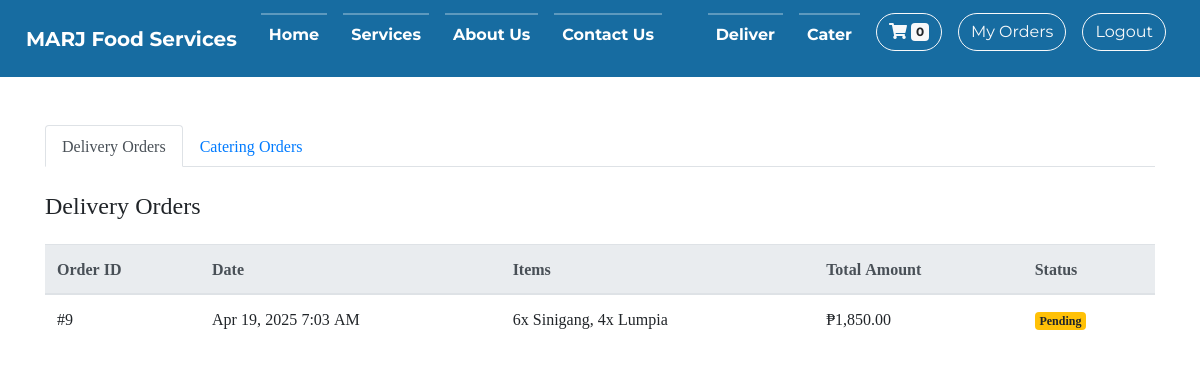
Page /modules/orders.php (signed in) on the earlier database version.
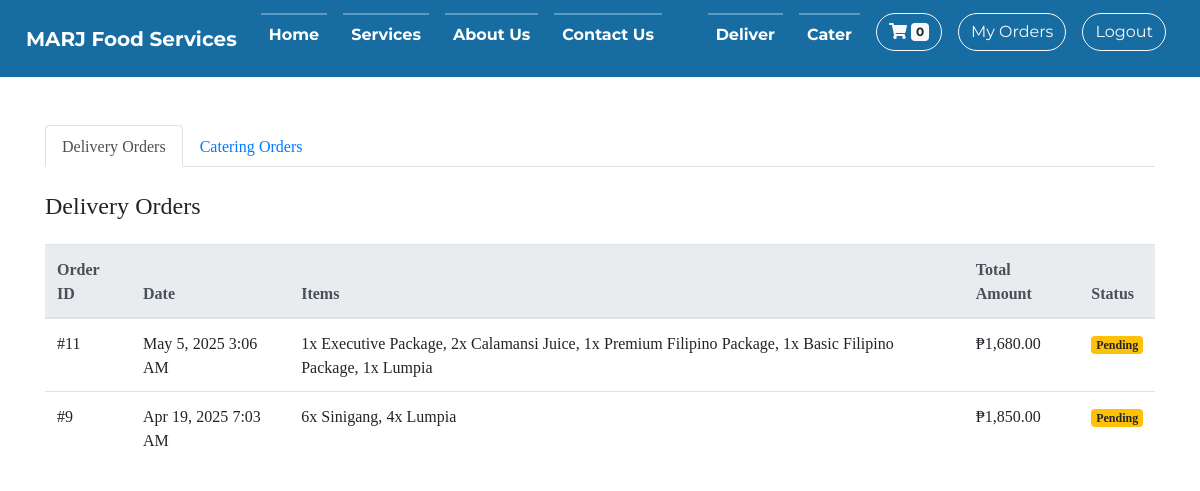
Same page on the later database version.
### tables this page shows
CREATE TABLE IF NOT EXISTS `orders` (
  `order_id` int NOT NULL AUTO_INCREMENT,
  `user_id` int NOT NULL,
  `full_name` varchar(255) NOT NULL,
  `phone` varchar(20) NOT NULL,
  `address` text NOT NULL,
  `notes` text,
  `payment_method` varchar(50) NOT NULL,
  `total_amount` decimal(10,2) NOT NULL,
  `delivery_fee` decimal(10,2) NOT NULL DEFAULT '50.00',
  `status` varchar(20) NOT NULL DEFAULT 'pending',
  `created_at` timestamp NULL DEFAULT CURRENT_TIMESTAMP,
  PRIMARY KEY (`order_id`)
);

### modules/orders.php (the view, shortened to what this page needs)
<!DOCTYPE html>
<html lang="en">
    <head>
        <link rel="stylesheet" href="https://maxcdn.bootstrapcdn.com/bootstrap/4.5.2/css/bootstrap.min.css">
        <link rel="stylesheet" href="https://cdnjs.cloudflare.com/ajax/libs/font-awesome/5.15.3/css/all.min.css">
        <link rel="stylesheet" href="<?php echo BASE_URL; ?>/vendor/style1.css">
    </head>
    <body>
        <?php include("navigation.php"); ?>
        <main class="container py-5">
            <ul class="nav nav-tabs mb-4">
                <li class="nav-item">
                    <a class="nav-link active" id="delivery-tab" data-toggle="tab" href="#delivery">Delivery Orders</a>
                </li>
                <li class="nav-item">
                    <a class="nav-link" id="catering-tab" data-toggle="tab" href="#catering">Catering Orders</a>
                </li>
            </ul>
            <div class="tab-content">
                <div class="tab-pane fade show active" id="delivery">
                    <h2 class="h4 mb-4">Delivery Orders</h2>
                    <div class="table-responsive">
                        <table class="table">
                            <thead class="thead-light">
                                <tr>
                                    <th>Order ID</th>
                                    <th>Date</th>
                                    <th>Items</th>
                                    <th>Total Amount</th>
                                    <th>Status</th>
                                </tr>
                            </thead>
                            <tbody>
                                <?php
                                include("dbconi.php");
                                $query = "SELECT o.*, GROUP_CONCAT(CONCAT(oi.quantity, 'x ', p.prod_name) SEPARATOR ', ') as items
                                         FROM orders o
                                         JOIN order_items oi ON o.order_id = oi.order_id
                                         JOIN products p ON oi.product_id = p.product_id
                                         WHERE o.user_id = ?
                                         GROUP BY o.order_id
                                         ORDER BY o.created_at DESC";
                                $stmt = $dbc->prepare($query);
                                $stmt->bind_param('i', $_SESSION['user_id']);
                                $stmt->execute();
                                $result = $stmt->get_result();
                                if ($result->num_rows > 0) {
                                    while ($row = $result->fetch_assoc()) {
                                        $statusClass = '';
                                        switch($row['status']) {
                                            case 'pending':
                                                $statusClass = 'warning';
                                                break;
                                        }
                                        ?>
                                        <tr>
                                            <td>#<?php echo $row['order_id']; ?></td>
                                            <td><?php echo date('M j, Y g:i A', strtotime($row['created_at'])); ?></td>
                                            <td><?php echo $row['items']; ?></td>
                                            <td>₱<?php echo number_format($row['total_amount'], 2); ?></td>
                                            <td><span class="badge badge-<?php echo $statusClass; ?>"><?php echo ucfirst($row['status']); ?></span></td>
                                        </tr>
                                        <?php
                                    }
                                }
                                ?>
                            </tbody>
                        </table>
                    </div>
                </div>
            </div>
        </main>
    </body>
</html>

### modules/navigation.php (shortened to what this page needs)
<header>
    <nav class="navbar navbar-expand-lg">
        <a class="navbar-brand" href="<?php echo BASE_URL; ?>/index.php" aria-label="Home">MARJ Food Services</a>
        <div class="collapse navbar-collapse d-lg-flex justify-content-between" id="navbarNav">
            <ul class="navbar-nav pullDown">
                <li class="nav-item mx-2"><a class="nav-link" href="<?php echo BASE_URL; ?>/index.php#home" aria-label="Home">Home</a></li>
                <li class="nav-item mx-2"><a class="nav-link" href="<?php echo BASE_URL; ?>/index.php#services" aria-label="Services">Services</a></li>
                <li class="nav-item mx-2"><a class="nav-link" href="<?php echo BASE_URL; ?>/index.php#about" aria-label="About Us">About Us</a></li>
                <li class="nav-item mx-2"><a class="nav-link" href="<?php echo BASE_URL; ?>/index.php#contact" aria-label="Contact Us">Contact Us</a></li>
            </ul>
            <div class="navbar-actions d-none d-lg-flex">
                <ul class="navbar-nav pullDown">
                    <li class="nav-item mx-2"><a href="<?php echo BASE_URL; ?>/modules/products.php" class="nav-link" aria-label="Deliver">Deliver</a></li>
                    <li class="nav-item mx-2"><a href="<?php echo BASE_URL; ?>/modules/catering.php" class="nav-link" aria-label="Cater">Cater</a></li>
                </ul>
                <ul class="navbar-nav">
                    <li class="nav-item mx-2 no-dropdown">
                        <a href="<?php echo BASE_URL; ?>/modules/cart.php" class="btn rounded-pill btn-outline-light" onclick="checkLogin(event)" aria-label="Cart">
                        <i class="fas fa-shopping-cart"></i>
                            <span class="badge badge-light cart-count">0</span>
                        </a>
                    </li>
                    <li class="nav-item mx-2 no-dropdown">
                        <a href="<?php echo BASE_URL; ?>/modules/orders.php" class="btn rounded-pill btn-outline-light" onclick="checkLogin(event)" aria-label="My Orders">My Orders</a>
                    </li>
                    <?php
                    if(isset($_SESSION['loginok'])){
                        echo '<li class="nav-item mx-2 no-dropdown">
                        <button class="btn rounded-pill btn-outline-light" data-toggle="modal" data-target="#logoutModal" aria-label="Logout">Logout</button>
                        </li>';
                    } else {
                        echo '<li class="nav-item mx-2 no-dropdown">
                        <button class="btn rounded-pill btn-outline-light" data-toggle="modal" data-target="#loginModal" aria-label="Login">Login</button>
                        </li>';
                    }
                    ?>
                </ul>
            </div>
        </div>
    </nav>
</header>

Differences in the rows shown:
added orders: order_id "11", created_at "May 5, 2025 3:06 AM", items "1x Executive Package, 2x Calamansi Juice, 1x Premium Filipino Package, 1x Basic Filipino Package, 1x Lumpia", total_amount "1,680.00", status "Pending"
